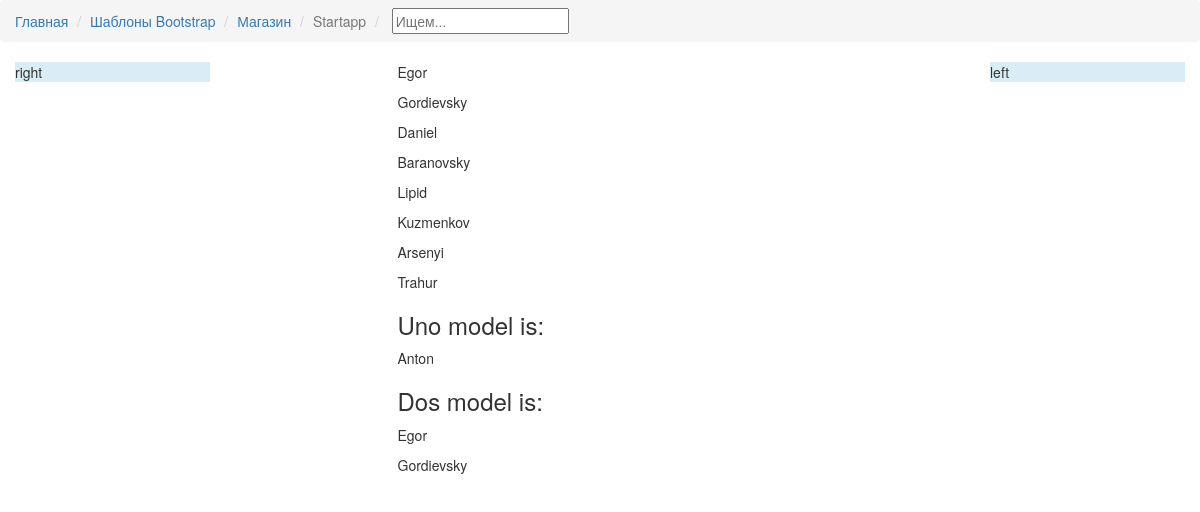
Page /users/example/ on the committed database.
### Users/models.py (models this page shows, shortened)
class blogmodel(models.Model):
    blogname = models.CharField(max_length=20)
    blogname2 = models.CharField(max_length=20)

### Users/views.py (the view)
# urls.py: path('example/', views.example),
def example(request):
    b_model = blogmodel.objects.all()
    uno_model = blogmodel(blogname='Anton')
    dos_model = blogmodel.objects.get(blogname='Egor')
    a = {
        'b_model': b_model,
        'uno_model' : uno_model,
        'dos_model': dos_model,
    }
    return render(request, 'users/all.html', a)

### Users/templates/users/all.html (shortened to what this page needs)
{% extends 'users/wrapper.html' %}
{% block body %}
    {% for f in b_model %}
       <p> {{f.blogname}} </p>
       <p> {{f.blogname2}} </p>
    {% endfor %}
    <h3>Uno model is:</h3>
        <p>{{uno_model.blogname}}</p>
    <h3>Dos model is:    </h3>
        <p>{{dos_model.blogname}}</p>
        <p>{{dos_model.blogname2}}</p>
{% endblock %}

### rows in the picture
blogmodel: blogname "Egor", blogname2 "Gordievsky"
blogmodel: blogname "Daniel", blogname2 "Baranovsky"
blogmodel: blogname "Lipid", blogname2 "Kuzmenkov"
blogmodel: blogname "Arsenyi", blogname2 "Trahur"

### other values in the picture
{{ uno_model.blogname }} "Anton"
